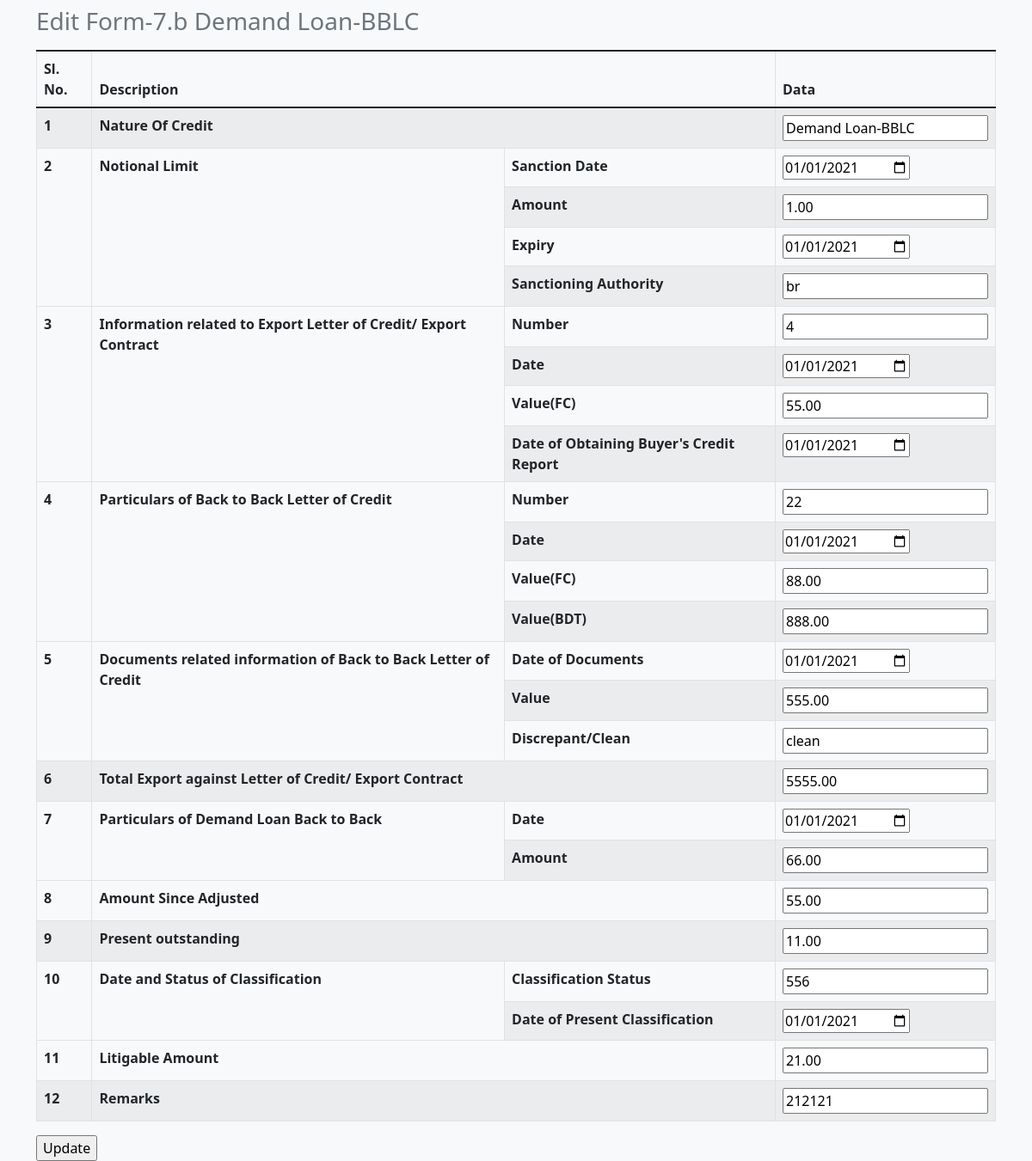
Screenshot of /index.php/welcome/table7b_update/3 with the database file from the repository.
### tables this page shows
CREATE TABLE `form7b` (
  `form7b_id` int(11) NOT NULL,
  `form7b_natureOfCredit` varchar(100) DEFAULT NULL,
  `form7b_notionalLimitSanctionDate` date DEFAULT NULL,
  `form7b_notionalLimitAmount` decimal(15,2) DEFAULT NULL,
  `form7b_notionalLimitExpiry` date DEFAULT NULL,
  `form7b_sanctioningAuthority` varchar(20) DEFAULT NULL,
  `form7b_lcNumber` int(11) NOT NULL,
  `form7b_lcDate` date DEFAULT NULL,
  `form7b_lcValueFc` decimal(15,2) DEFAULT NULL,
  `form7b_dateOfObtainingBuyersCreditReport` date DEFAULT NULL,
  `form7b_bblcNumber` int(11) NOT NULL,
  `form7b_bblcDate` date DEFAULT NULL,
  `form7b_bblcValueFc` decimal(15,2) DEFAULT NULL,
  `form7b_bblcValueBdt` decimal(15,2) DEFAULT NULL,
  `form7b_bblcDocumentDate` date DEFAULT NULL,
  `form7b_bblcDocumentValue` decimal(15,2) DEFAULT NULL,
  `form7b_bblcDiscrepant` varchar(20) DEFAULT NULL,
  `form7b_totalExportAgainstLc` decimal(15,2) DEFAULT NULL,
  `form7b_dateOfDemandLoanBackToBack` date DEFAULT NULL,
  `form7b_amountOfDemandLoanBackToBack` decimal(15,2) DEFAULT NULL,
  `form7b_amountSinceeAdjusted` decimal(15,2) DEFAULT NULL,
  `form7b_presentOutstanding` decimal(15,2) DEFAULT NULL,
  `form7b_classificationStatus` varchar(10) DEFAULT NULL,
  `form7b_classificationDate` date DEFAULT NULL,
  `form7b_litigableAmount` decimal(15,2) DEFAULT NULL,
  `form7b_remarks` varchar(100) DEFAULT NULL
);

### application/controllers/Welcome.php (called while the page is built, shortened)
<?php
class Welcome extends CI_Controller
{
	public function table7b_update($id)
	{
		if (isset($_POST['update7b'])) {
			$this->Model_7b->update_7b($id);
			$this->session->set_flashdata('message_name', 'This is my message-Data Updated Successfully');
			redirect("welcome/table7b", 'refresh');
		} else {
			$data['existingData'] = $this->Model_7b->get_data_by_id($id);
			$this->load->view('7b/Form-7b_update.php', $data);
		}
	}
}

### index.php (called while the page is built, shortened)
<?php
require_once BASEPATH.'core/CodeIgniter.php';

### application/models/model_7b.php (called while the page is built, shortened)
<?php defined('BASEPATH') or exit('No direct script access allowed');
class Model_7b extends CI_Model
{
    public function get_data_by_id($id)
    {
        $query = $this->db->get_where('form7b', array('form7b_id' => $id));
        $existingData = $query->result_array();
        return $existingData[0];
    }
}

### application/views/7b/Form-7b_update.php (the view, shortened to what this page needs)
<!DOCTYPE html>
<html lang="en">
<head>
    <link href="https://cdn.jsdelivr.net/npm/bootstrap@5.1.3/dist/css/bootstrap.min.css" rel="stylesheet">
</head>
<body class="container bg-light">
    <form action="<?php echo base_url(); ?>index.php/welcome/table7b_update/<?php echo $existingData['form7b_id']; ?>" method="post">
        <table class="table table-bordered table-striped caption-top">
            <caption>
                <h3>Edit Form-7.b Demand Loan-BBLC</h3>
            </caption>
            <thead>
                <tr colspan="2">
                    <th>Sl. No.</th>
                    <th colspan="2">Description</th>
                    <th>Data</th>
                </tr>
            </thead>
            <tbody>
                <tr>
                    <th>1</th>
                    <th colspan="2">Nature Of Credit</th>
                    <td>
                        <input value="<?php echo $existingData["form7b_natureOfCredit"]; ?>" type="text" name="form7b_natureOfCredit" id="form7b_natureOfCredit" />
                    </td>
                </tr>
                <tr>
                    <th rowspan="4">2</th>
                    <th rowspan="4">Notional Limit</th>
                    <th>Sanction Date</th>
                    <td>
                        <input value="<?php echo $existingData["form7b_notionalLimitSanctionDate"]; ?>" type="date" name="form7b_notionalLimitSanctionDate" id="form7b_notionalLimitSanctionDate" />
                    </td>
                </tr>
                <tr>
                    <th>Amount</th>
                    <td>
                        <input value="<?php echo $existingData["form7b_notionalLimitAmount"]; ?>" type="text" name="form7b_notionalLimitAmount" id="form7b_notionalLimitAmount" />
                    </td>
                </tr>
                <tr>
                    <th>Expiry</th>
                    <td>
                        <input value="<?php echo $existingData["form7b_notionalLimitExpiry"]; ?>" type="date" name="form7b_notionalLimitExpiry" id="form7b_notionalLimitExpiry" />
                    </td>
                </tr>
                <tr>
                    <th>Sanctioning Authority</th>
                    <td>
                        <input value="<?php echo $existingData["form7b_sanctioningAuthority"]; ?>" type="text" name="form7b_sanctioningAuthority" id="form7b_sanctioningAuthority" />
                    </td>
                </tr>
                <tr>
                    <th rowspan="4">3</th>
                    <th rowspan="4">
                        Information related to Export Letter of Credit/ Export Contract
                    </th>
                    <th>Number</th>
                    <td>
                        <input value="<?php echo $existingData["form7b_lcNumber"]; ?>" type="text" name="form7b_lcNumber" id="form7b_lcNumber" />
                    </td>
                </tr>
                <tr>
                    <th>Date</th>
                    <td>
                        <input value="<?php echo $existingData["form7b_lcDate"]; ?>" type="date" name="form7b_lcDate" id="form7b_lcDate" />
                    </td>
                </tr>
                <tr>
                    <th>Value(FC)</th>
                    <td>
                        <input value="<?php echo $existingData["form7b_lcValueFc"]; ?>" type="text" name="form7b_lcValueFc" id="form7b_lcValueFc" />
                    </td>
                </tr>
                <tr>
                    <th>Date of Obtaining Buyer's Credit Report</th>
                    <td>
                        <input value="<?php echo $existingData["form7b_dateOfObtainingBuyersCreditReport"]; ?>" type="date" name="form7b_dateOfObtainingBuyersCreditReport" id="form7b_dateOfObtainingBuyersCreditReport" />
                    </td>
                </tr>
                <tr>
                    <th rowspan="4">4</th>
                    <th rowspan="4">Particulars of Back to Back Letter of Credit</th>
                    <th>Number</th>
                    <td>
                        <input value="<?php echo $existingData["form7b_bblcNumber"]; ?>" type="text" name="form7b_bblcNumber" id="form7b_bblcNumber" />
                    </td>
                </tr>
                <tr>
                    <th>Date</th>
                    <td>
                        <input value="<?php echo $existingData["form7b_bblcDate"]; ?>" type="date" name="form7b_bblcDate" id="form7b_bblcDate" />
                    </td>
                </tr>
                <tr>
                    <th>Value(FC)</th>
                    <td>
                        <input value="<?php echo $existingData["form7b_bblcValueFc"]; ?>" type="text" name="form7b_bblcValueFc" id="form7b_bblcValueFc" />
                    </td>
                </tr>
                <tr>
                    <th>Value(BDT)</th>
                    <td>
                        <input value="<?php echo $existingData["form7b_bblcValueBdt"]; ?>" type="text" name="form7b_bblcValueBdt" id="form7b_bblcValueBdt" />
                    </td>
                </tr>
                <tr>
                    <th rowspan="3">5</th>
                    <th rowspan="3">
                        Documents related information of Back to Back Letter of Credit
                    </th>
                    <th>Date of Documents</th>
                    <td>
                        <input value="<?php echo $existingData["form7b_bblcDocumentDate"]; ?>" type="date" name="form7b_bblcDocumentDate" id="form7b_bblcDocumentDate" />
                    </td>
                </tr>
                <tr>
                    <th>Value</th>
                    <td>
                        <input value="<?php echo $existingData["form7b_bblcDocumentValue"]; ?>" type="text" name="form7b_bblcDocumentValue" id="form7b_bblcDocumentValue" />
                    </td>
                </tr>
                <tr>
                    <th>Discrepant/Clean</th>
                    <td>
                        <input value="<?php echo $existingData["form7b_bblcDiscrepant"]; ?>" type="text" name="form7b_bblcDiscrepant" id="form7b_bblcDiscrepant" />
                    </td>
                </tr>
                <tr>
                    <th>6</th>
                    <th colspan="2">
                        Total Export against Letter of Credit/ Export Contract
                    </th>
                    <td>
                        <input value="<?php echo $existingData["form7b_totalExportAgainstLc"]; ?>" type="text" name="form7b_totalExportAgainstLc" id="form7b_totalExportAgainstLc" />
                    </td>
                </tr>
                <tr>
                    <th rowspan="2">7</th>
                    <th rowspan="2">Particulars of Demand Loan Back to Back</th>
                    <th>Date</th>
                    <td>
                        <input value="<?php echo $existingData["form7b_dateOfDemandLoanBackToBack"]; ?>" type="Date" name="form7b_dateOfDemandLoanBackToBack" id="form7b_dateOfDemandLoanBackToBack" />
                    </td>
                </tr>
                <tr>
                    <th>Amount</th>
                    <td>
                        <input value="<?php echo $existingData["form7b_amountOfDemandLoanBackToBack"]; ?>" type="text" name="form7b_amountOfDemandLoanBackToBack" id="form7b_amountOfDemandLoanBackToBack" />
                    </td>
                </tr>
                <tr>
                    <th>8</th>
                    <th colspan="2">Amount Since Adjusted</th>
                    <td>
                        <input value="<?php echo $existingData["form7b_amountSinceeAdjusted"]; ?>" type="text" name="form7b_amountSinceeAdjusted" id="form7b_amountSinceeAdjusted" />
                    </td>
                </tr>
                <tr>
                    <th>9</th>
                    <th colspan="2">Present outstanding</th>
                    <td>
                        <input value="<?php echo $existingData["form7b_presentOutstanding"]; ?>" type="text" name="form7b_presentOutstanding" id="form7b_presentOutstanding" />
                    </td>
                </tr>
                <tr>
                    <th rowspan="2">10</th>
                    <th rowspan="2">Date and Status of Classification</th>
                    <th>Classification Status</th>
                    <td>
                        <input value="<?php echo $existingData["form7b_classificationStatus"]; ?>" type="text" name="form7b_classificationStatus" id="form7b_classificationStatus" />
                    </td>
                </tr>
                <tr>
                    <th>Date of Present Classification</th>
                    <td>
                        <input value="<?php echo $existingData["form7b_classificationDate"]; ?>" type="date" name="form7b_classificationDate" id="form7b_classificationDate" />
                    </td>
                </tr>
                <tr>
                    <th>11</th>
                    <th colspan="2">Litigable Amount</th>
                    <td>
                        <input value="<?php echo $existingData["form7b_litigableAmount"]; ?>" type="text" name="form7b_litigableAmount" id="form7b_litigableAmount" />
                    </td>
                </tr>
                <tr>
                    <th>12</th>
                    <th colspan="2">Remarks</th>
                    <td>
                        <input value="<?php echo $existingData["form7b_remarks"]; ?>" type="text" name="form7b_remarks" id="form7b_remarks" />
                    </td>
                </tr>
            </tbody>
        </table>
        <input type="submit" name="update7b" value="Update" id="update7b" />
    </form>
</body>
</html>

### rows the page displays
form7b: form7b_natureOfCredit "Demand Loan-BBLC", form7b_notionalLimitSanctionDate "01/01/2021", form7b_notionalLimitAmount "1.00", form7b_notionalLimitExpiry "01/01/2021", form7b_sanctioningAuthority "br", form7b_lcNumber "4", form7b_lcDate "01/01/2021", form7b_lcValueFc "55.00", form7b_dateOfObtainingBuyersCreditReport "01/01/2021", form7b_bblcNumber "22", form7b_bblcDate "01/01/2021", form7b_bblcValueFc "88.00", form7b_bblcValueBdt "888.00", form7b_bblcDocumentDate "01/01/2021", form7b_bblcDocumentValue "555.00", form7b_bblcDiscrepant "clean", form7b_totalExportAgainstLc "5555.00", form7b_dateOfDemandLoanBackToBack "01/01/2021", form7b_amountOfDemandLoanBackToBack "66.00", form7b_amountSinceeAdjusted "55.00", form7b_presentOutstanding "11.00", form7b_classificationStatus "556", form7b_classificationDate "01/01/2021", form7b_litigableAmount "21.00", form7b_remarks "212121"
